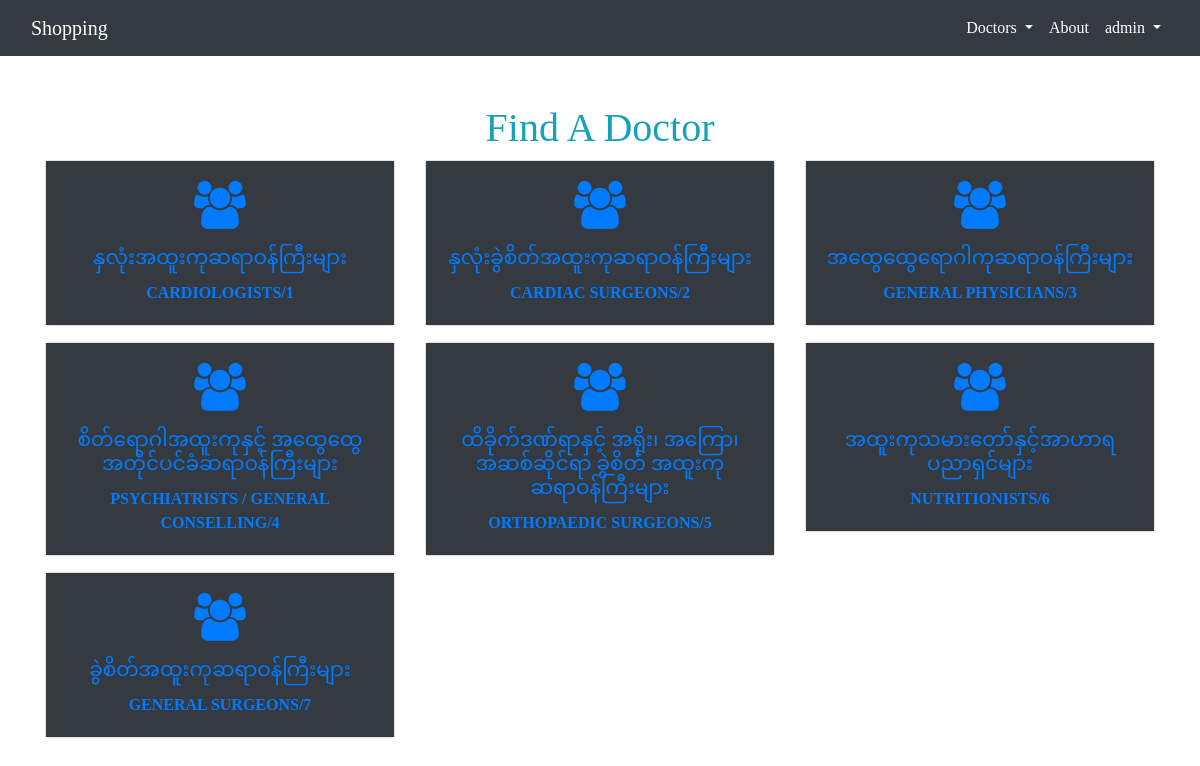
/doctor/ (signed in), run on the app's committed database.
### doctor/models.py (models this page shows)
class Category(models.Model):
    icon=models.CharField(max_length=50)
    title=models.CharField(max_length=225)
    name=models.CharField(max_length=225)

### doctor/views.py (the view)
# urls.py: path('',views.home,name="doctor-home-page"),
def home(request):
    cats=Category.objects.all()
    dict={
        "title":"Find A Doctor",
        "cats":cats
    }
    return render(request,"doctor/home.html",dict)

### doctor/templates/doctor/home.html
{% extends 'page/base.html' %}
{% block content %}
  <div class="container my-5">
      <h1 class="text-center text-info">Find A Doctor</h1>
      <div class="row">
        {% for cat in cats %}
          <div class="col-md-4 mb-3">
            <a href="{% url 'doctor-filter-page' cat.id %}">
              <div class="card">
                <div class="card-body bg-dark">
                  <p class="text-center"><if class="fa fa-users fa-3x"></if></p>
                  <h5 class="card-title text-center">{{cat.title}}</h5>
                  <p class="card-text text-center font-weight-bolder">{{cat.name}}/{{cat.id}}</p>
                </div>
              </div>
            </a>
          </div>
        {% endfor %}
      </div>
  </div>
{% endblock %}

### page/templates/page/base.html (shortened to what this page needs)
{% load static %}
<!doctype html>
<html lang="en">
  <head>
    <link rel="stylesheet" href="https://stackpath.bootstrapcdn.com/bootstrap/4.4.1/css/bootstrap.min.css">
    <link rel="stylesheet" href="https://stackpath.bootstrapcdn.com/font-awesome/4.7.0/css/font-awesome.min.css">
     <link rel="stylesheet" href="{% static 'page/css/main.css' %}">
  </head>
  <body>
    <div class="container-fluid bg-dark">
        <nav class="navbar navbar-expand-lg navbar-light">
            <a class="navbar-brand text-white" href="#">Shopping</a>
            <div class="collapse navbar-collapse" id="navbarSupportedContent">
              <ul class="navbar-nav ml-auto">
                <li class="nav-item dropdown">
                  <a class="nav-link dropdown-toggle text-white" href="#" id="navbarDropdown" role="button" data-toggle="dropdown" aria-haspopup="true" aria-expanded="false">
                    Doctors
                  </a>
                </li>
                <li class="nav-item">
                  <a class="nav-link text-white" href="{% url 'about-page'%}">About</a>
                </li>
                <li class="nav-item dropdown">
                  <a class="nav-link dropdown-toggle text-white" href="#" id="navbarDropdown" role="button" data-toggle="dropdown" aria-haspopup="true" aria-expanded="false">
                    {% if user.is_authenticated %}
                        {{user.username}}
                    {% else %}
                        Member
                    {% endif %}
                  </a>
                </li>
              </ul>
            </div>
          </nav>
    </div>
    {% block content %}
    {% endblock %}
  </body>
</html>

### page/static/page/css/main.css (style rules this page uses)
* { font-family: Cambria, Cochin, Georgia, Times, 'Times New Roman', serif; }
h1 { color: red; }

### data on the page
Category: title "နှလုံးအထူးကုဆရာဝန်ကြီးများ", name "CARDIOLOGISTS", id "1"
Category: title "နှလုံးခွဲစိတ်အထူးကုဆရာဝန်ကြီးများ", name "CARDIAC SURGEONS", id "2"
Category: title "အထွေထွေရောဂါကုဆရာဝန်ကြီးများ", name "GENERAL PHYSICIANS", id "3"
Category: title "စိတ်ရောဂါအထူးကုနှင့် အထွေထွေ အတိုင်ပင်ခံဆရာဝန်ကြီးများ", name "PSYCHIATRISTS / GENERAL CONSELLING", id "4"
Category: title "ထိခိုက်ဒဏ်ရာနှင့် အရိုး၊ အကြော၊ အဆစ်ဆိုင်ရာ ခွဲစိတ် အထူးကုဆရာဝန်ကြီးများ", name "ORTHOPAEDIC SURGEONS", id "5"
Category: title "အထူးကုသမားတော်နှင့်အာဟာရပညာရှင်များ", name "NUTRITIONISTS", id "6"
Category: title "ခွဲစိတ်အထူးကုဆရာဝန်ကြီးများ", name "GENERAL SURGEONS", id "7"

### other printed values
{{ user.username }} "admin"
